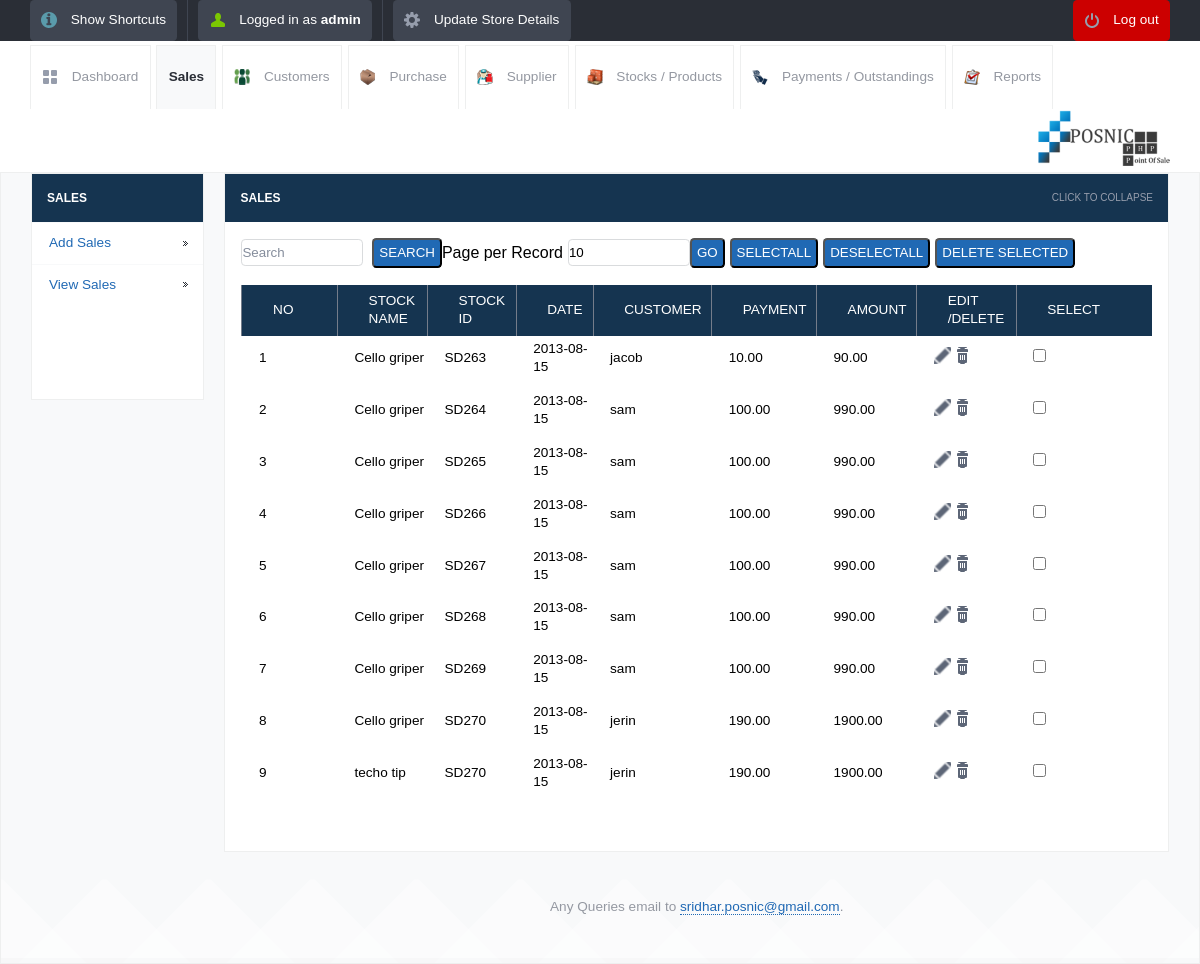
/view_sales.php (signed in), run on the app's committed database.
### tables this page shows
CREATE TABLE IF NOT EXISTS `stock_sales` (
  `id` int(10) unsigned NOT NULL AUTO_INCREMENT,
  `transactionid` varchar(250) NOT NULL,
  `stock_name` varchar(200) NOT NULL,
  `category` varchar(120) NOT NULL,
  `supplier_name` varchar(200) NOT NULL,
  `selling_price` decimal(10,2) NOT NULL,
  `quantity` decimal(10,2) NOT NULL,
  `amount` decimal(10,2) NOT NULL,
  `date` date NOT NULL,
  `username` varchar(120) NOT NULL,
  `customer_id` varchar(120) NOT NULL,
  `subtotal` decimal(10,2) NOT NULL,
  `payment` decimal(10,2) NOT NULL,
  `balance` decimal(10,2) NOT NULL,
  `discount` decimal(10,0) NOT NULL,
  `tax` decimal(10,0) NOT NULL,
  `tax_dis` varchar(100) NOT NULL,
  `dis_amount` decimal(10,0) NOT NULL,
  `grand_total` decimal(10,0) NOT NULL,
  `due` date NOT NULL,
  `mode` varchar(250) NOT NULL,
  `description` varchar(500) NOT NULL,
  `count1` int(11) NOT NULL,
  `billnumber` varchar(120) NOT NULL,
  PRIMARY KEY (`id`)
);

### view_sales.php (the view, shortened to what this page needs)
<!DOCTYPE html>
<html lang="en">
<head>
	<link rel="stylesheet" href="css/style.css">
	<?php include_once("tpl/common_js.php"); ?>
<link rel="stylesheet"  href="dist/js/jquery.alerts.css" >
</head>
<body>
	<?php include_once("tpl/top_bar.php"); ?>
	<div id="header-with-tabs">
		<div class="page-full-width cf">
			<ul id="tabs" class="fl">
				<li><a href="dashboard.php" class="dashboard-tab">Dashboard</a></li>
				<li><a href="view_sales.php" class=active-tab sales-tab">Sales</a></li>
				<li><a href="view_customers.php" class=" customers-tab">Customers</a></li>
				<li><a href="view_purchase.php" class=" purchase-tab">Purchase</a></li>
				<li><a href="view_supplier.php" class=" supplier-tab">Supplier</a></li>
				<li><a href="view_product.php" class=" stock-tab">Stocks / Products</a></li>
				<li><a href="view_payments.php" class="payment-tab">Payments / Outstandings</a></li>
				<li><a href="view_report.php" class="report-tab">Reports</a></li>
			</ul>
			<a href="#" id="company-branding-small" class="fr"><img src="<?php if(isset($_SESSION['logo'])) { echo "upload/".$_SESSION['logo'];}else{ echo "upload/posnic.png"; } ?>" alt="Point of Sale" /></a>
		</div>
	</div>
	<div id="content">
		<div class="page-full-width cf">
			<div class="side-menu fl">
				<h3>Sales</h3>
				<ul>
					<li><a href="add_sales.php">Add Sales</a></li>
					<li><a href="view_sales.php">View Sales</a></li>
				</ul>
				           <div style="background: #ffffff">
<ins class="adsbygoogle"
     style="display:inline-block;width:120px;height:90px"
     data-ad-client="ca-pub-5212135413309920"
     data-ad-slot="3677012951"></ins>
                                </div>
			</div>
			<div class="side-content fr">
				<div class="content-module">
					<div class="content-module-heading cf">
						<h3 class="fl">Sales</h3>
						<span class="fr expand-collapse-text">Click to collapse</span>
					</div>
						<div class="content-module-main cf">
					<table>
<form action="" method="post" name="search" >
    <input name="searchtxt" type="text" class="round my_text_box" placeholder="Search" >
&nbsp;&nbsp;<input name="Search" type="submit" class="my_button round blue   text-upper" value="Search">
</form>
 <form action="" method="get" name="limit_go">
    Page per Record<input name="limit" type="text" class="round my_text_box" id="search_limit" style="margin-left:5px;" value="<?php if(isset($_GET['limit'])) echo $_GET['limit']; else echo "10"; ?>" size="3" maxlength="3">
    <input name="go"  type="button" value="Go" class=" round blue my_button  text-upper" onclick="return confirmLimitSubmit()">
</form>
<form name="deletefiles" action="delete.php" method="post">
<input type="button" name="selectall" value="SelectAll" class="my_button round blue   text-upper" onClick="checkAll()"  style="margin-left:5px;"/>
<input type="button" name="unselectall" value="DeSelectAll" class="my_button round blue   text-upper" onClick="uncheckAll()" style="margin-left:5px;" />
<input name="dsubmit" type="button" value="Delete Selected" class="my_button round blue   text-upper" style="margin-left:5px;" onclick="return confirmDeleteSubmit()"/>
					<table>
		<?php
	$limit = 10;
	$page = $_GET['page'];
	if($page)
		$start = ($page - 1) * $limit;
	else
		$start = 0;
	$sql =  "SELECT * FROM stock_sales ORDER BY date desc LIMIT $start, $limit  ";
	$result = mysql_query($sql);
	if ($page == 0) $page = 1;
	$pagination = "";
?>
							<tr>
								<th>No</th>
								<th>Stock Name</th>
								<th>Stock Id</th>
								<th>Date</th>
								<th>Customer</th>
								<th>Payment</th>
								<th>Amount</th>
								<th>Edit /Delete</th>
                                                                <th>Select</th>
							</tr>
<?php $i=1; $no=$page-1; $no=$no*$limit;
while($row = mysql_fetch_array($result))
{
 ?>
	<tr>
   <td> <?php echo $no+$i; ?></td>
   <td><?php echo $row['stock_name']; ?></td>
      <td> <?php echo $row['transactionid'];?></td>
      <td> <?php echo $row['date'];?></td>
   <td> <?php echo $row['customer_id']; ?></td>
    <td> <?php echo $row['payment']; ?></td>
   <td> <?php echo $row['subtotal']; ?></td>
    <td>	<a href="update_sales.php?sid=<?php echo $row['id'];?>&table=stock_sales&return=view_sales.php"	class="table-actions-button ic-table-edit">
	</a>
        <a  href="javascript:confirmSubmit(<?php echo $row['id']?>,'stock_sales','view_sales.php')" class="table-actions-button ic-table-delete"></a>
	</td>
	<td><input type="checkbox" value="<?php echo $row['id']; ?>" name="checklist[]" id="check_box" /></td>
</tr>
<?php $i++; } ?>
 <tr>
       <td align="center"><div style="margin-left:20px;"><?php echo $pagination; ?></div></td>
      </tr>
</table>
</form>
		</div>
	</div>
		<div id="footer">
		<p>Any Queries email to <a href="mailto:sridhar.posnic@gmail.com?subject=Stock%20Management%20System">sridhar.posnic@gmail.com</a>.</p>
	</div>
</body>
</html>

### data on the page
stock_sales: i "1", stock_name "Cello griper", transactionid "SD263", date "2013-08-15", customer "jacob", payment "10.00", subtotal "90.00"
stock_sales: i "2", stock_name "Cello griper", transactionid "SD264", date "2013-08-15", customer "sam", payment "100.00", subtotal "990.00"
stock_sales: i "3", stock_name "Cello griper", transactionid "SD265", date "2013-08-15", customer "sam", payment "100.00", subtotal "990.00"
stock_sales: i "4", stock_name "Cello griper", transactionid "SD266", date "2013-08-15", customer "sam", payment "100.00", subtotal "990.00"
stock_sales: i "5", stock_name "Cello griper", transactionid "SD267", date "2013-08-15", customer "sam", payment "100.00", subtotal "990.00"
stock_sales: i "6", stock_name "Cello griper", transactionid "SD268", date "2013-08-15", customer "sam", payment "100.00", subtotal "990.00"
stock_sales: i "7", stock_name "Cello griper", transactionid "SD269", date "2013-08-15", customer "sam", payment "100.00", subtotal "990.00"
stock_sales: i "8", stock_name "Cello griper", transactionid "SD270", date "2013-08-15", customer "jerin", payment "190.00", subtotal "1900.00"
stock_sales: i "9", stock_name "techo tip", transactionid "SD270", date "2013-08-15", customer "jerin", payment "190.00", subtotal "1900.00"

### other printed values
$POSNIC['username'] "admin"
